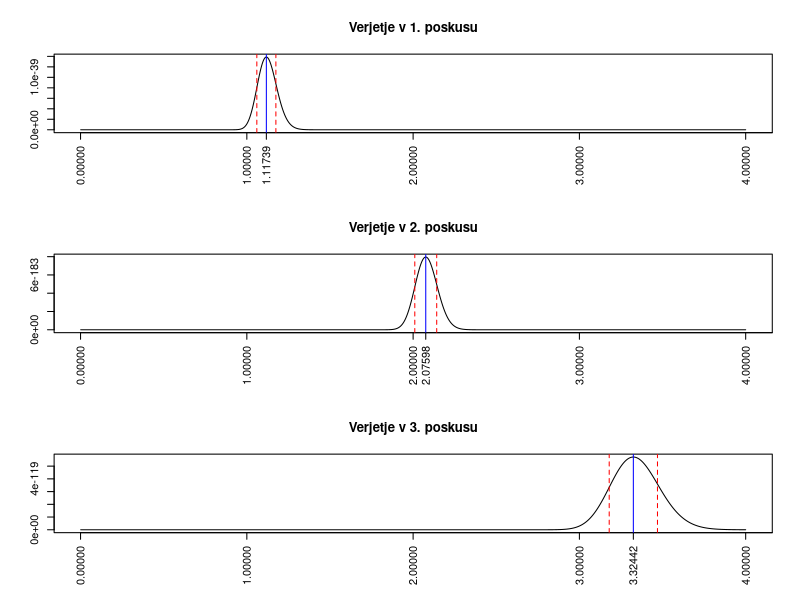

This figure's R source:
#Nastavimo mesto datoteke (Po potrebi spremenite na mesto, kamor ste shranili datoteke)
#Npr. setwd("C:/Users/Uporabnik/Documents/GitHub/STAT")

#Naložimo podatke eksperimentov
kratki <- read.csv("Kromatin_kratki.csv")
srednji <- read.csv("Kromatin_srednji.csv")
dolgi <- read.csv("Kromatin_dolgi.csv")

#Za cenilko, ki smo jo pridobili po metodi največjega verjetja, izračunamo
#numerične približke

#Prvi eksperiment
n1 <- nrow(kratki)
x1 <- kratki[, 1]
t1 <- sqrt(sum(x1^2)/(2*n1))

SE1 <- t1*sqrt(1 - (gamma(n1 + 0.5)/(sqrt(n1)*gamma(n1)))^2)

#Drugi eksperiment
n2 <- nrow(srednji)
x2 <- srednji[, 1]
t2 <- sqrt(sum(x2^2)/(2*n2))

# SE2 <- t2*sqrt(1 - (gamma(n2 + 0.5)/(sqrt(n2)*gamma(n2)))^2)/sqrt(n2)
#Pri izračunu gamma(n2) nam R vrne Inf (neskončno). Posledično, nam za SE2 vrne
#vrednost NaN. Zaradi tega bomo tukaj vstavili drugod izračunano vrednost.
#Spletna stran wolframalpha nam vrne numerični rezultat
SE2 <- 0.06589590

#Tretji eksperiment
n3 <- nrow(dolgi)
x3 <- dolgi[, 1]
t3 <- sqrt(sum(x3^2)/(2*n3))

SE3 <- t3*sqrt(1 - (gamma(n3 + 0.5)/(sqrt(n3)*gamma(n3)))^2)


#Zapišimo ocenjene gostote porazdelitve

gostota <- function(y, t) {
# y je vektor razdalj, t skalarni parameter
	if(t != 0) {
		b <- rep(0, length(y))
		for (i in 1:length(y)){
			if(y[i] >0){
				b[i] <- y[i]/(t)^2 * exp(- (y[i]^2) / (2*(t)^2))
			}
			else {
				b[i] <- 0
			}
		}
	}
	return(b)
}

tk <- sort(c(seq(0.001, 4, 0.001), t1-SE1, t1, t1+SE1, t2-SE2, t2, t2+SE2, t3-SE3, t3, t3+SE3))

verjetje1 <- function(t) {
#t je vektor parametrov
	r <- rep(0, length(t))
	for(i in 1:length(t)){
		r[i] <- prod(gostota(x1, t[i]))
	}
	return(r)
}

verjetje2 <- function(t) {
#t je vektor parametrov
	r <- rep(0, length(t))
	for(i in 1:length(t)){
		r[i] <- prod(gostota(x2, t[i]))
	}
	return(r)
}

verjetje3 <- function(t) {
#t je vektor parametrov
	r <- rep(0, length(t))
	for(i in 1:length(t)){
		r[i] <- prod(gostota(x3, t[i]))
	}
	return(r)
}
#Za vsak eksperiment še narišemo verjetje

par(mfrow=c(3, 1))

plot(tk, verjetje1(tk), type="l", main="Verjetje v 1. poskusu", xaxt= "n", xlab = "", ylab="")
axis(1, at = sort(c(seq(0, 6, 1), round(t1, 5))), las=2)
abline(v = t1, col = "blue")
abline(v = t1-SE1, col = "red", lty = 2, lwd=1)
abline(v = t1+SE1, col = "red", lty = 2, lwd=1)

plot(tk, verjetje2(tk), type="l", main="Verjetje v 2. poskusu", xaxt= "n", xlab = "", ylab="")
axis(1, at = sort(c(seq(0, 6, 1), round(t2, 5))), las=2)
abline(v = t2, col = "blue")
abline(v = t2-SE2, col = "red", lty = 2, lwd=1)
abline(v = t2+SE2, col = "red", lty = 2, lwd=1)

plot(tk, verjetje3(tk), type="l", main="Verjetje v 3. poskusu", xaxt = "n", xlab = "", ylab="")
axis(1, at = sort(c(seq(0, 12, 1), round(t3, 5))), las=2)
abline(v = t3, col = "blue")
abline(v = t3-SE3, col = "red", lty = 2, lwd=1)
abline(v = t3+SE3, col = "red", lty = 2, lwd=1)

cat("Približek za theta v prvem eksperimentu je", t1, ".")
cat("Standardna napaka v njem pa znaša",SE1, ".")

cat("Približek za theta v drugem eksperimentu je", t2, ".")
cat("Standardna napaka v njem znaša", SE2, ".")

cat("Približek za theta v tretjem eksperimentu je", t3, ".")
cat("Standardna napaka v njem znaša ", SE3, ".")
